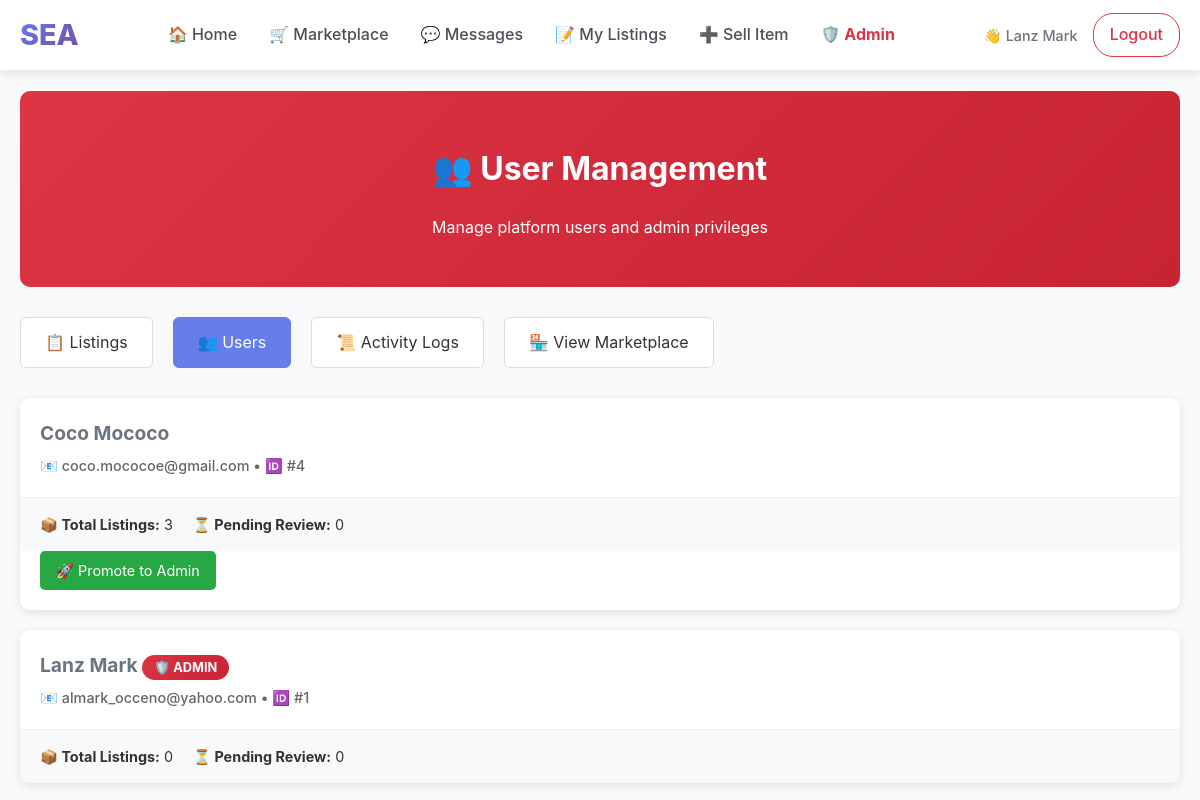
/admin/users (signed in), run on the app's committed database.
### tables this page shows
CREATE TABLE students (
        student_id INTEGER PRIMARY KEY AUTOINCREMENT,
        name TEXT NOT NULL,
        email TEXT UNIQUE NOT NULL,
        password TEXT NOT NULL,
        org TEXT
    , is_admin INTEGER DEFAULT 0, email_verified INTEGER DEFAULT 0, verification_code TEXT DEFAULT NULL, verification_code_expires DATETIME DEFAULT NULL);

### app.py (the view)
@app.route('/admin/users')
def admin_users():
    if not require_admin():
        return redirect(url_for('home'))
    conn = get_db_connection()
    cur = conn.cursor()
    cur.execute("""
        SELECT s.*,
               COUNT(i.item_id) as item_count,
               COUNT(CASE WHEN i.moderation_status = 'pending' THEN 1 END) as pending_items
        FROM students s
        LEFT JOIN items i ON s.student_id = i.student_id
        GROUP BY s.student_id
        ORDER BY s.student_id DESC
    """)
    users = [dict(row) for row in cur.fetchall()]
    conn.close()
    return render_template('admin/users.html', users=users)

### app.py (called while the page is built)
def get_db_connection():
    database_url = os.environ.get('DATABASE_URL')
    if database_url:
        import psycopg2
        from psycopg2.extras import RealDictCursor
        if database_url.startswith('postgres://'):
            database_url = database_url.replace('postgres://', 'postgresql://', 1)
        conn = psycopg2.connect(database_url, cursor_factory=RealDictCursor)
        return DatabaseConnection(conn, is_postgres=True)
    else:
        db_path = os.path.join(BASE_DIR, 'database', 'marketplace.db')
        conn = sqlite3.connect(db_path, timeout=30.0)
        conn.row_factory = sqlite3.Row
        conn.execute('PRAGMA journal_mode=WAL;')
        return DatabaseConnection(conn, is_postgres=False)

def require_login():
    if 'user_id' not in session:
        return False
    if 'last_activity' in session:
        try:
            last_activity = datetime.fromisoformat(session['last_activity'])
            if datetime.now() - last_activity > timedelta(hours=24):
                session.clear()
                return False
        except:
            pass
    session['last_activity'] = datetime.now().isoformat()
    return True

@app.context_processor
def inject_csrf_token():
    return dict(csrf_token=generate_csrf_token)

@app.context_processor
def inject_admin_status():
    return dict(is_admin_user=is_admin())

def is_admin():
    if not require_login():
        return False
    conn = get_db_connection()
    cur = conn.cursor()
    cur.execute("SELECT is_admin FROM students WHERE student_id = ?", (session['user_id'],))
    result = cur.fetchone()
    conn.close()
    return result and result[0] == 1

def require_admin():
    if not is_admin():
        flash("Access denied. Admin privileges required.", "error")
        return redirect(url_for('home'))
    return True

    def execute(self, query, params=None):
        if self._is_postgres and params and '?' in query:
            query = query.replace('?', '%s')
        if params is None:
            return self._cursor.execute(query)
        return self._cursor.execute(query, params)

    def fetchone(self):
        return self._cursor.fetchone()

    def fetchall(self):
        return self._cursor.fetchall()

    def cursor(self):
        return DatabaseCursor(self._conn.cursor(), self._is_postgres)

    def close(self):
        return self._conn.close()

### templates/admin/users.html (shortened to what this page needs)
{% extends "base.html" %}
{% block content %}
<div class="admin-page">
  <div class="admin-header">
    <h1>👥 User Management</h1>
    <p>Manage platform users and admin privileges</p>
  </div>
  <div class="admin-nav">
    <a href="{{ url_for('admin_dashboard') }}">📋 Listings</a>
    <a href="{{ url_for('admin_users') }}" class="active">👥 Users</a>
    <a href="{{ url_for('admin_logs') }}">📜 Activity Logs</a>
    <a href="{{ url_for('marketplace') }}">🏪 View Marketplace</a>
  </div>
  <div class="users-grid">
    {% for user in users %}
    <div class="user-card">
      <div class="user-header">
        <div class="user-info">
          <div class="user-name">
            {{ user.name }}
            {% if user.is_admin %}
              <span class="admin-badge">🛡️ ADMIN</span>
            {% endif %}
          </div>
          <div class="user-meta">
            📧 {{ user.email }} • 🆔 #{{ user.student_id }}
          </div>
        </div>
      </div>
      <div class="user-stats">
        <div><strong>📦 Total Listings:</strong> {{ user.item_count }}</div>
        <div><strong>⏳ Pending Review:</strong> {{ user.pending_items }}</div>
      </div>
      {% if not user.is_admin and user.student_id != session.user_id %}
      <div class="user-actions">
        <a href="{{ url_for('promote_user', user_id=user.student_id) }}"
           class="btn-action btn-promote"
           onclick="return confirm('Promote {{ user.name }} to admin? This will give them full moderation privileges.')">
          🚀 Promote to Admin
        </a>
      </div>
      {% endif %}
    </div>
    {% endfor %}
  </div>
</div>
{% endblock %}

### templates/base.html (shortened to what this page needs)
<!DOCTYPE html>
<html lang="en">
<head>
</head>
<body data-user-id="{% if session.get('user_id') %}{{ session.get('user_id') }}{% endif %}"{% if other %} data-other-id="{{ other['student_id'] }}"{% endif %}>
<nav class="navbar">
  <div class="nav-container">
    <a href="{{ url_for('home') }}" class="nav-brand">SEA</a>
    <div class="nav-links" id="navLinks">
      <a href="{{ url_for('home') }}">🏠 Home</a>
      <a href="{{ url_for('marketplace') }}">🛒 Marketplace</a>
      <a href="{{ url_for('messages') }}">💬 Messages</a>
      {% if session.get('user_id') %}
        <a href="{{ url_for('my_listings') }}">📝 My Listings</a>
        <a href="{{ url_for('add_item') }}">➕ Sell Item</a>
        {% if is_admin_user %}
          <a href="{{ url_for('admin_dashboard') }}" style="color: #dc3545; font-weight: bold;">🛡️ Admin</a>
        {% endif %}
      {% endif %}
    </div>
    <div class="nav-user">
      {% if session.get('user_id') %}
        <span class="user-info">👋 {{ session.get('user_name') }}</span>
        <a href="{{ url_for('logout') }}" class="btn-logout">Logout</a>
      {% else %}
        <a href="{{ url_for('login') }}" class="btn-outline">Login</a>
        <a href="{{ url_for('register') }}" class="btn-primary">Register</a>
      {% endif %}
    </div>
  </div>
</nav>
<div class="main-content">
{% block content %}{% endblock %}
</div>
{% set is_chat_page = request.endpoint == 'chat_page' %}
</body>
</html>

### templates/base.html (style rules this page uses)
* { box-sizing: border-box; }
body { margin: 0; font-family: -apple-system, BlinkMacSystemFont, 'Segoe UI', Roboto, sans-serif; background: #f8f9fa; line-height: 1.6; color: #333; }
.main-content { min-height: calc(100vh - 80px); padding-top: 0; }
.navbar { background: white; padding: 12px 0; box-shadow: 0 2px 10px rgba(0, 0, 0, 0.1); border-bottom: 1px solid #e9ecef; position: sticky; top: 0; z-index: 1000; }
.nav-container { max-width: 1200px; margin: 0 auto; padding: 0 20px; display: flex; align-items: center; justify-content: space-between; flex-wrap: wrap; gap: 20px; }
.nav-brand { font-size: 1.8rem; font-weight: 800; color: #667eea; text-decoration: none; background: linear-gradient(135deg, #667eea 0%, #764ba2 100%); -webkit-background-clip: text; background-clip: text; -webkit-text-fill-color: transparent; }
.nav-links { display: flex; align-items: center; gap: 0; flex: 1; justify-content: center; flex-wrap: wrap; }
.nav-links a { color: #495057; text-decoration: none; padding: 10px 16px; border-radius: 6px; font-weight: 500; transition: all 0.2s ease; position: relative; }
.nav-user { display: flex; align-items: center; gap: 15px; flex-wrap: wrap; }
.user-info { color: #6c757d; font-size: 0.9rem; font-weight: 500; }
.nav-user a { color: #495057; text-decoration: none; padding: 8px 16px; border-radius: 20px; font-weight: 500; transition: all 0.2s ease; border: 1px solid transparent; }
.nav-user a.btn-logout { color: #dc3545; border: 1px solid #dc3545; }

### templates/admin/users.html (style rules this page uses)
.admin-page { padding: 20px; max-width: 1200px; margin: 0 auto; }
.admin-header { background: linear-gradient(135deg, #dc3545 0%, #c82333 100%); color: white; padding: 30px; border-radius: 10px; margin-bottom: 30px; text-align: center; }
.admin-nav { display: flex; gap: 20px; margin-bottom: 30px; flex-wrap: wrap; }
.admin-nav a { background: #fff; color: #333; padding: 12px 24px; border-radius: 6px; text-decoration: none; border: 1px solid #ddd; transition: all 0.3s ease; }
.admin-nav a:hover, .admin-nav a.active { background: #667eea; color: white; border-color: #667eea; }
.users-grid { display: grid; gap: 20px; }
.user-card { background: white; border-radius: 10px; box-shadow: 0 2px 10px rgba(0,0,0,0.1); overflow: hidden; }
.user-header { display: flex; justify-content: space-between; align-items: center; padding: 20px; border-bottom: 1px solid #eee; }
.user-info { flex: 1; }
.user-name { font-size: 1.2rem; font-weight: bold; margin-bottom: 5px; }
.user-meta { color: #666; font-size: 0.9rem; }
.admin-badge { background: linear-gradient(135deg, #dc3545, #c82333); color: white; padding: 5px 12px; border-radius: 20px; font-size: 0.8rem; font-weight: bold; }
.user-stats { display: flex; gap: 20px; padding: 15px 20px; background: #f8f9fa; font-size: 0.9rem; }
.user-actions { display: flex; gap: 10px; padding: 0 20px 20px; }
.btn-action { padding: 8px 16px; border: none; border-radius: 5px; cursor: pointer; font-size: 0.9rem; text-decoration: none; display: inline-block; transition: all 0.3s ease; }
.btn-promote { background: #28a745; color: white; }

### data on the page
students: get "Lanz Mark", name "Lanz Mark", is_admin "🛡️ ADMIN", email "almark_occeno@yahoo.com", student_id "1", item_count "0", pending_items "0"
students: name "Coco Mococo", email "coco.mococoe@gmail.com", student_id "4", item_count "3", pending_items "0"
